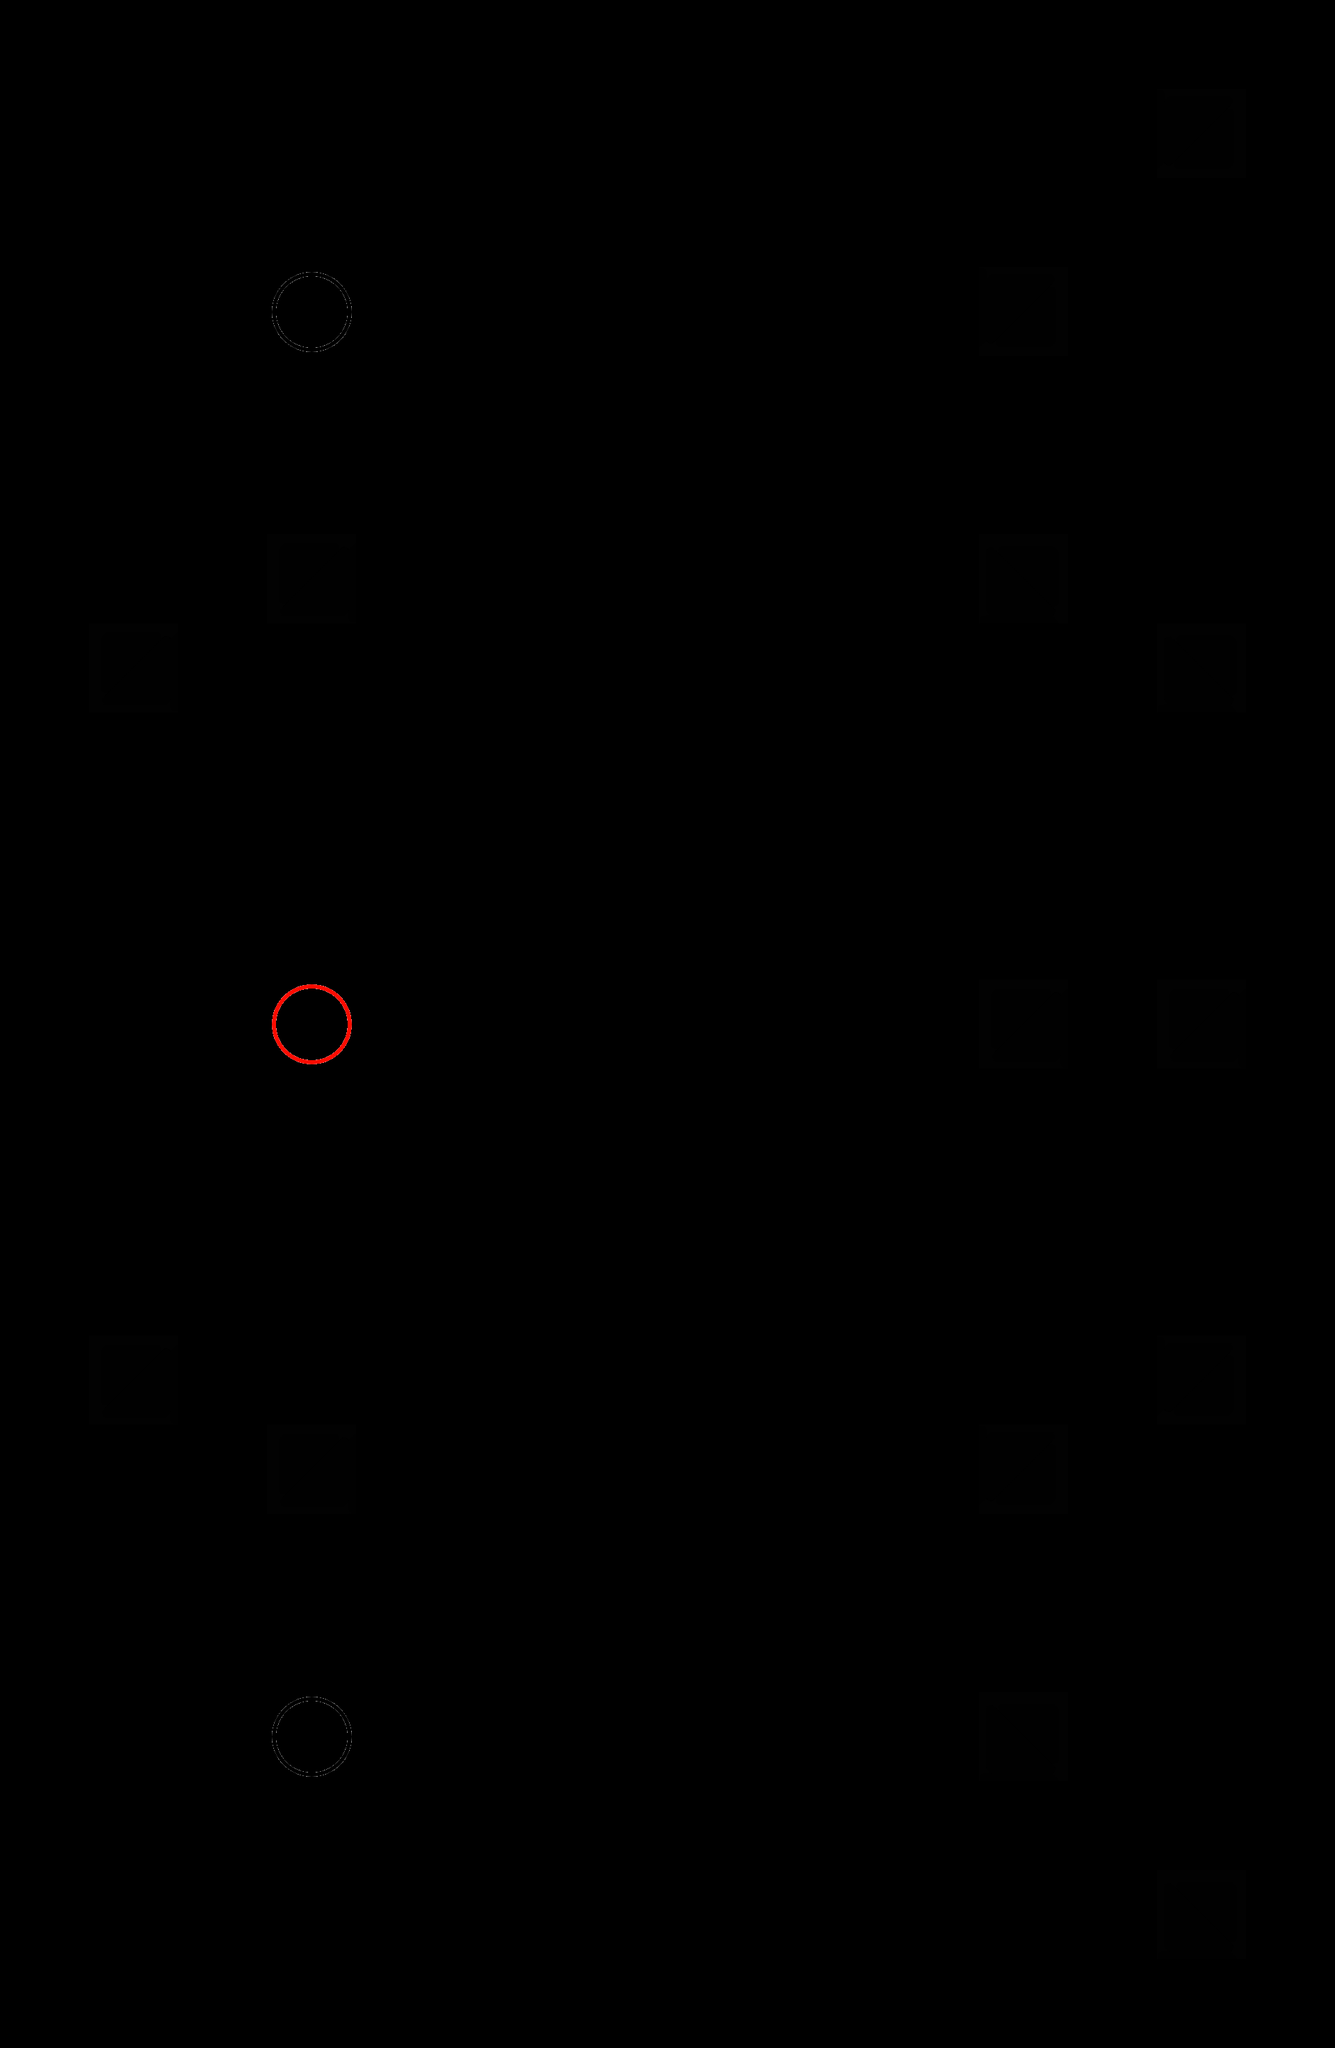

A 2D game scene composited from a Tiled map and its tileset images. What follows is a short description and the map's XML, with each tile layer's data collapsed to a summary:
An orthogonal 15x23 tile map with 128x128 px tiles, 2 tile layers (settingslayer, tilelayer) and 12 objects.

<map version="1.0" tiledversion="1.0.2" orientation="orthogonal" renderorder="right-down" width="15" height="23" tilewidth="128" tileheight="128" nextobjectid="13">
 <tileset firstgid="1" source="untitled.tsx" />
 <layer name="settingslayer" width="15" height="23">
  <properties>
   <property name="ambientlight" type="float" value="0.95" />
   <property name="scale" type="float" value="1.8333" />
  </properties>
  <data>[345 cells, 0 non-empty, 0 distinct tile ids]</data>
 </layer>
 <layer name="tilelayer" width="15" height="23">
  <data>[345 cells, 19 non-empty, 4 distinct tile ids]</data>
 </layer>
 <objectgroup name="mirrors">
  <object id="6" x="1664" y="128" width="128" height="128" />
  <object id="7" x="128" y="896" width="128" height="128" />
  <object id="8" x="1664" y="896" width="128" height="128" />
  <object id="9" x="1664" y="1408" width="128" height="128" />
  <object id="10" x="1664" y="1920" width="128" height="128" />
  <object id="11" x="128" y="1920" width="128" height="128" />
  <object id="12" x="1664" y="2688" width="128" height="128" />
 </objectgroup>
 <objectgroup name="blocks">
  <object id="4" x="128" y="512" width="128" height="128" />
  <object id="5" x="128" y="2304" width="128" height="128" />
 </objectgroup>
 <objectgroup name="pelletends">
  <object id="2" x="128" y="128" width="128" height="128" />
  <object id="3" x="128" y="2688" width="128" height="128" />
 </objectgroup>
 <objectgroup name="pelletstarts">
  <object id="1" x="128" y="1408" width="128" height="128">
   <properties>
    <property name="firedirections" value="r" />
    <property name="initialdelay" type="float" value="1" />
    <property name="pelletpause" type="float" value="4" />
   </properties>
  </object>
 </objectgroup>
</map>
